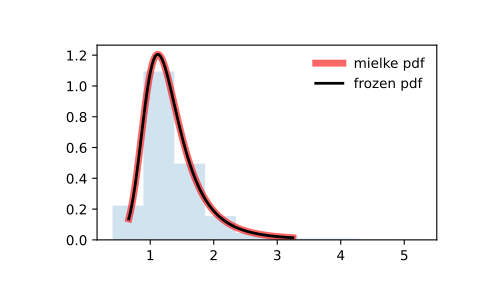

Source code (Python):
from scipy.stats import mielke
import matplotlib.pyplot as plt
fig, ax = plt.subplots(1, 1)

# Calculate the first four moments:

k, s = 10.4, 4.6
mean, var, skew, kurt = mielke.stats(k, s, moments='mvsk')

# Display the probability density function (``pdf``):

x = np.linspace(mielke.ppf(0.01, k, s),
                mielke.ppf(0.99, k, s), 100)
ax.plot(x, mielke.pdf(x, k, s),
       'r-', lw=5, alpha=0.6, label='mielke pdf')

# Alternatively, the distribution object can be called (as a function)
# to fix the shape, location and scale parameters. This returns a "frozen"
# RV object holding the given parameters fixed.

# Freeze the distribution and display the frozen ``pdf``:

rv = mielke(k, s)
ax.plot(x, rv.pdf(x), 'k-', lw=2, label='frozen pdf')

# Check accuracy of ``cdf`` and ``ppf``:

vals = mielke.ppf([0.001, 0.5, 0.999], k, s)
np.allclose([0.001, 0.5, 0.999], mielke.cdf(vals, k, s))
# True

# Generate random numbers:

r = mielke.rvs(k, s, size=1000)

# And compare the histogram:

ax.hist(r, density=True, histtype='stepfilled', alpha=0.2)
ax.legend(loc='best', frameon=False)
plt.show()
